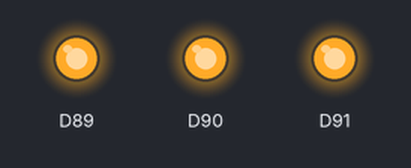
Bench run of a sketch on a simulated Arduino MKR. On the bench: output pins drawn as LEDs (lit = HIGH).

Above: at 0.2 s.
At 1.7 s:
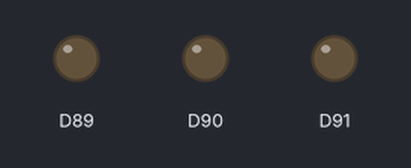
Timing chart, 0 to 3.0 s (numbered marks = the images above):
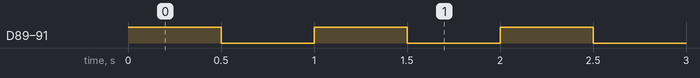

The sketch:

unowifi_rgb_led_blink.ino
```cpp
#include <WiFiNINA.h>
#include <utility/wifi_drv.h>
void setup()
{
  WiFiDrv::pinMode(25, OUTPUT); //RED
  WiFiDrv::pinMode(26, OUTPUT); //GREEN
  WiFiDrv::pinMode(27, OUTPUT); //BLUE
}
void loop()
{
  WiFiDrv::digitalWrite(25, HIGH);
  WiFiDrv::digitalWrite(26, HIGH);
  WiFiDrv::digitalWrite(27, HIGH);
  delay(500);
  WiFiDrv::digitalWrite(25, LOW);
  WiFiDrv::digitalWrite(26, LOW);
  WiFiDrv::digitalWrite(27, LOW);
  delay(500);
}
```

Measured:
- by itself, D89–91: alternates HIGH for 0.50 s and LOW for 0.50 s
